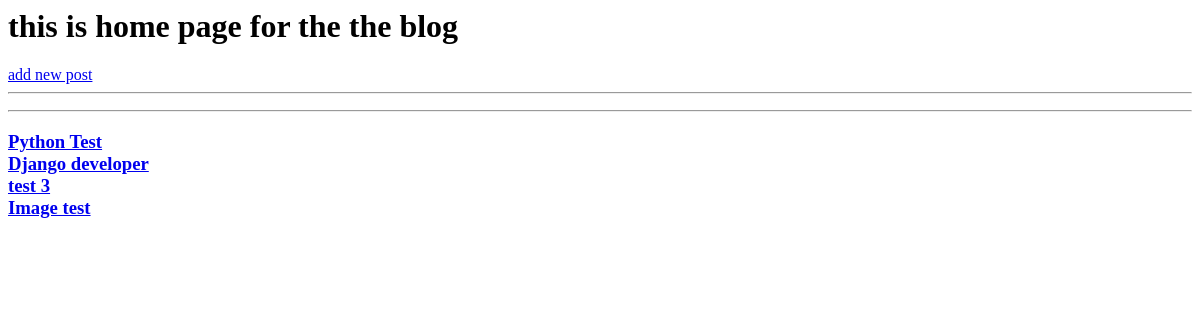
/blog/, run on an earlier commit of the app's database.
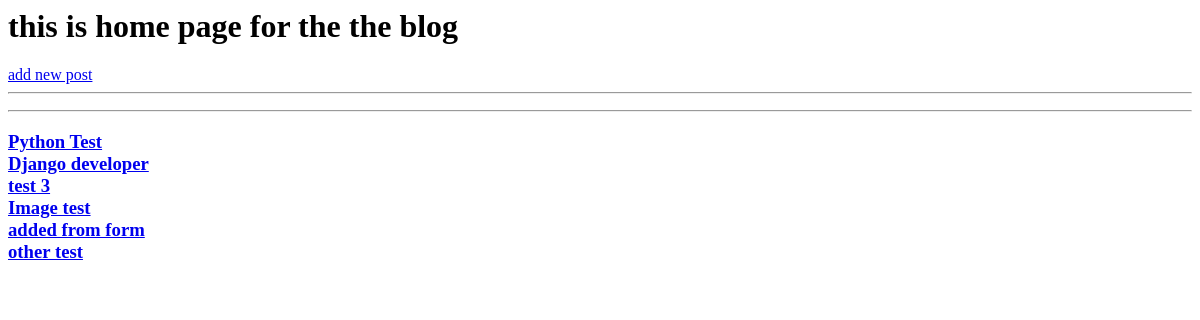
And on a later commit of the database.
### blog/models.py (models this page shows)
class Blog(models.Model):
    title       = models.CharField(max_length=30, unique=True)
    content     = models.TextField(max_length=100, null=True, blank=True)
    created_at  = models.DateTimeField(default=timezone.now)
    active      = models.BooleanField(default=True)
    auther_mail = models.EmailField(default='')
    type        = models.CharField(choices=Type, max_length=30)
    image       = models.ImageField(upload_to='posts/')
    def __str__(self):
        return self.title

### blog/views.py (the view)
# urls.py: path('', all_blog, name='all_blog' ),
def all_blog(request):
    all_post = Blog.objects.all()
    return render (request, 'all_post.html', {'all_post':all_post})

### blog/templates/all_post.html
<h1> this is home page for the the blog</h1>
<a href="{%url 'blog:add_post' %}">add new post</a>
<hr>
<p>
<hr>
<h3>
{%for post in all_post%}
<a href="{% url 'blog:blog_detail' post.id %}"> {{post}}</a> <br>
{%endfor%}
</h3>

What changed in the data, as far as the page shows it:
added Blog: title "added from form"
added Blog: title "other test"
